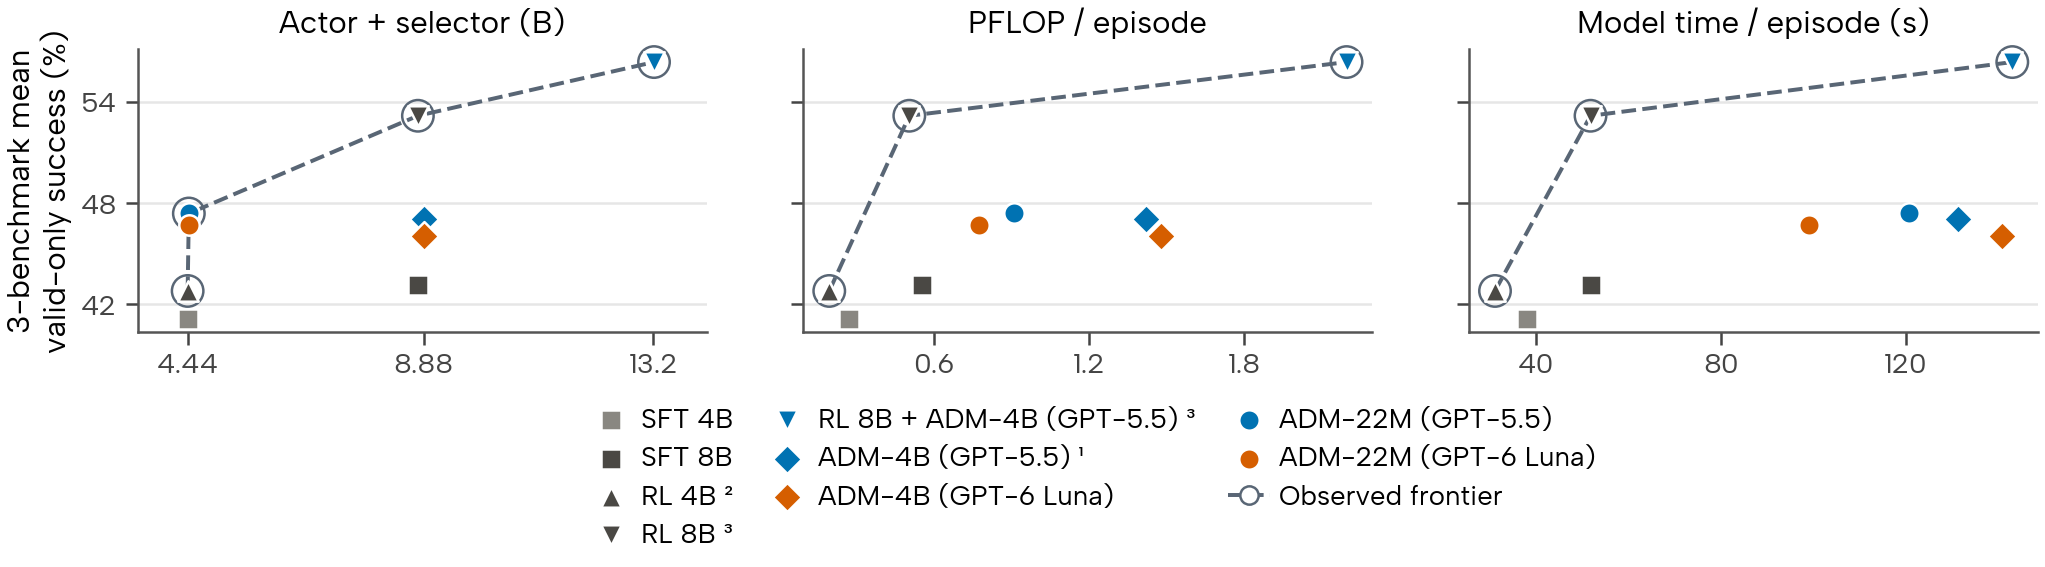

Write Python code to recreate this figure.
"""Recipe 3 cost plots (SFT 4B actor, November 2–4, with the same-day SFT 4B run; plus the RL 8B actor alone and with the GPT-5.5
LoRAs, November 4–5, down triangles): valid-only success (successes / valid episodes, 3 runs pooled; mean = equal-weight mean of the three) vs actor +
selector parameters, PFLOP per episode and model time per episode. Renders two figures:
  selection-recipe3-vs-cost-20261104.*               3-benchmark equal-weight mean (success and cost alike)
  selection-recipe3-vs-cost-per-benchmark-20261104.*  one row per benchmark
  selection-recipe3-vs-cost[-per-benchmark]-sft-actors-20261104.*  the same without the RL checkpoints (SFT actors only)
Observed Pareto frontiers as in the API plots (plot_browsercode_pareto_previews.py): dashed straight segments join the
observed nondominated points of each panel (lower x and higher success; dominance needs at least one strict gain), and thin
rings mark frontier points. No smoothing or statistical superiority is implied. Colors follow the API plots (Okabe-Ito blue /
vermilion). Pre-execution-label conditions are omitted from the plots (still in the JSON). Data: selection-recipe3-vs-cost-20261104.json (selection-recipe3-vs-cost-20261104-analysis.py)."""
import json
import os
from pathlib import Path
os.environ.setdefault("MPLCONFIGDIR", "/tmp/openwebrl-selection-matplotlib")
import matplotlib
matplotlib.use("Agg")
import matplotlib.pyplot as plt
# Shared paper typography, including bundled Albert Sans fonts.
import sys as _paper_sys
from pathlib import Path as _PaperPath
_paper_sys.path.insert(0, str(next(p for p in _PaperPath(__file__).resolve().parents
                                if (p / "paper_plot_style.py").is_file())))
import paper_plot_style as _paper_style

from matplotlib.lines import Line2D
from matplotlib.ticker import MaxNLocator

HERE = Path(__file__).parent
rows = json.loads((HERE / "selection-recipe3-vs-cost-20261104.json").read_text())["rows"]
HEAD, LORA, SFT = 4.44e9 + 22.6e6, 8.88e9, 4.44e9
FRONTIER = "#596675"
methods = [  # key, legend label, params, color, marker, hollow
    ("sft1", "SFT 4B", SFT, "#898781", "s", False),
    ("sft8b", "SFT 8B", 8.77e9, "#4a4844", "s", False),
    ("rl4b", "RL 4B ²", SFT, "#4a4844", "^", False),
    ("rl8b", "RL 8B ³", 8.77e9, "#4a4844", "v", False),
    ("rl8b-lora-gpt55-k3", "RL 8B + ADM-4B (GPT-5.5) ³", 8.77e9 + SFT, "#0072B2", "v", False),
    ("lora-gpt55-k3", "ADM-4B (GPT-5.5) ¹", LORA, "#0072B2", "D", False),
    ("lora-luna-k3", "ADM-4B (GPT-6 Luna)", LORA, "#D55E00", "D", False),
    ("head-gpt55-k3", "ADM-22M (GPT-5.5)", HEAD, "#0072B2", "o", False),
    ("head-luna-k3", "ADM-22M (GPT-6 Luna)", HEAD, "#D55E00", "o", False),
]
BENCH = ("online_mind2web", "webvoyager", "deepshop")
NAMES = {"mean": "3-benchmark mean", "online_mind2web": "OM2W", "webvoyager": "WebVoyager", "deepshop": "DeepShop"}
cols = [("params", "Actor + selector (B)"), ("pflop", "PFLOP / episode"), ("seconds", "Model time / episode (s)")]


def point(key, bench):
    rs = [next(r for r in rows if r["key"] == key and r["benchmark"] == b) for b in (BENCH if bench == "mean" else (bench,))]
    return dict(success=sum(r["valid_only"] for r in rs) / len(rs), pflop=sum(r["pflop_per_episode"] for r in rs) / len(rs),
                seconds=sum(r["model_seconds_per_episode"] for r in rs) / len(rs))


def frontier(pts):
    """Lower x and higher success; dominance needs at least one strict gain."""
    keep = [(x, y) for x, y in pts if not any(a <= x and b >= y and (a < x or b > y) for a, b in pts)]
    return sorted(set(keep))


def panel(ax, bench, k, methods):
    pts = []
    for key, label, p, color, marker, hollow in methods:
        r = point(key, bench)
        x = p / 1e9 if k == "params" else r[k]
        pts.append((x, r["success"]))
        ax.scatter(x, r["success"], s=24, marker=marker, zorder=4 if key in ("sft1", "sft8b", "rl4b", "rl8b") else 3,
                   facecolor="white" if hollow else color, edgecolor=color if hollow else "white",
                   linewidth=1.0 if hollow else 0.6, label=label)
    fr = frontier(pts)
    if len(fr) > 1:
        ax.plot([x for x, _ in fr], [y for _, y in fr], linestyle="--", color=FRONTIER, linewidth=0.95, zorder=1.8)
    ax.scatter([x for x, _ in fr], [y for _, y in fr], s=57, facecolors="none", edgecolors=FRONTIER, linewidths=0.6, zorder=2.4)
    ax.grid(axis="y", color="#e6e6e6", linewidth=0.6, zorder=0)
    ax.xaxis.set_major_locator(MaxNLocator(nbins=4))
    ax.yaxis.set_major_locator(MaxNLocator(nbins=3, integer=True))
    ax.tick_params(colors="#444444", length=3, width=0.6, pad=2)
    for spine in ax.spines.values():
        spine.set_color("#555555"); spine.set_linewidth(0.6)
    if k == "params":
        wide = any(m[2] > 9e9 for m in methods)
        ax.set_xlim(3.5, 14.2 if wide else 9.5)
        ax.set_xticks(*([[4.44, 8.88, 13.2], ["4.44", "8.88", "13.2"]] if wide else [[4.44, 8.88], ["4.44", "8.88"]]))


def legend(fig, axes, *, sft_only):
    handles, labels = axes.flat[0].get_legend_handles_labels()
    handles.append(Line2D([], [], linestyle="--", color=FRONTIER, linewidth=0.95, marker="o", markerfacecolor="white",
                          markeredgecolor=FRONTIER, markeredgewidth=0.6, markersize=4.4))
    labels.append("Observed frontier")
    return fig.legend(handles, labels, loc="lower center", bbox_to_anchor=(0.54, 0.01),
                      ncol=4 if sft_only else 3, frameon=False, fontsize=6.6,
                      handlelength=1.5, handletextpad=0.35, columnspacing=1.2,
                      labelspacing=0.45, borderaxespad=0)


def render(benches, name, height, methods=methods):
    compact_sft_mean = name == "selection-recipe3-vs-cost-sft-actors-20261104"
    if compact_sft_mean:
        methods = [(key, label.replace(" ¹", ""), *style) for key, label, *style in methods]
    plt.rcParams.update({"font.family": "Albert Sans", "font.size": 7.5, "xtick.labelsize": 6.8, "ytick.labelsize": 6.8,
                         "axes.labelpad": 2, "axes.spines.top": False, "axes.spines.right": False,
                         "svg.fonttype": "none", "pdf.fonttype": 42, "savefig.facecolor": "white"})
    fig, axes = plt.subplots(len(benches), 3, figsize=(7, height), sharey="row", squeeze=False)
    for i, (ax_row, bench) in enumerate(zip(axes, benches)):
        for ax, (k, xlabel) in zip(ax_row, cols):
            panel(ax, bench, k, methods)
            # Keep frontier rings whole at the edge of short panels.
            for collection in ax.collections:
                collection.set_clip_on(False)
            if i == 0:
                title = {"params": "System parameters (B)", "seconds": "Model latency (s)"}.get(k, xlabel) if compact_sft_mean else xlabel
                ax.set_title(title, fontsize=7.5, pad=4)
        ax_row[0].set_ylabel("Valid-only\nsuccess (%)" if compact_sft_mean else
                             (f"{NAMES[bench]}\nvalid-only (%)" if len(benches) > 1 else f"{NAMES[bench]}\nvalid-only success (%)"))
    bottom_legend = legend(fig, axes, sft_only=all(not m[0].startswith("rl") for m in methods))
    fig.canvas.draw()
    # Reserve the measured legend height plus room for ticks and a clear gap.
    legend_height = bottom_legend.get_window_extent(fig.canvas.get_renderer()).height / fig.dpi
    fig.subplots_adjust(left=0.085, right=0.99,
                        bottom=(legend_height + 0.22) / height,
                        top=1 - 0.18 / height, hspace=0.32, wspace=0.17)
    fig.canvas.draw()
    renderer = fig.canvas.get_renderer()
    legend_bounds = bottom_legend.get_window_extent(renderer)
    assert fig.bbox.contains(*legend_bounds.p0) and fig.bbox.contains(*legend_bounds.p1)
    for ax in axes.flat:
        assert not legend_bounds.overlaps(ax.get_tightbbox(renderer)), "Legend overlaps panel labels"
    labels = [bottom_legend.get_title(), *bottom_legend.texts]
    for ax in axes.flat:
        labels.extend([ax.title, ax.xaxis.label, ax.yaxis.label, *ax.texts])
        for axis, limits in ((ax.xaxis, ax.get_xlim()), (ax.yaxis, ax.get_ylim())):
            # Locators retain off-range tick objects which are never drawn.
            for tick in axis.get_major_ticks() + axis.get_minor_ticks():
                if min(limits) <= tick.get_loc() <= max(limits):
                    labels.extend([tick.label1, tick.label2])
    for label in labels:
        if label.get_visible() and label.get_text():
            bounds = label.get_window_extent(renderer)
            assert fig.bbox.contains(*bounds.p0) and fig.bbox.contains(*bounds.p1), label.get_text()
    for ext in ("png", "svg", "pdf"):
        path = HERE / f"{name}.{ext}"
        fig.savefig(path, dpi=300, bbox_inches="tight", pad_inches=0.025)
        if ext == "svg":
            path.write_text("\n".join(line.rstrip() for line in path.read_text().splitlines()) + "\n")
    plt.close(fig)
    return {bench: {k: frontier([(p / 1e9 if k == "params" else point(key, bench)[k], point(key, bench)["success"])
                                 for key, _, p, *_ in methods]) for k, _ in cols} for bench in benches}


if __name__ == "__main__":
    print(render(("mean",), "selection-recipe3-vs-cost-20261104", 1.9))
    render(BENCH, "selection-recipe3-vs-cost-per-benchmark-20261104", 3.9)
    sft = [m for m in methods if not m[0].startswith("rl")]
    print(render(("mean",), "selection-recipe3-vs-cost-sft-actors-20261104", 1.30, sft))
    render(BENCH, "selection-recipe3-vs-cost-per-benchmark-sft-actors-20261104", 3.9, sft)
